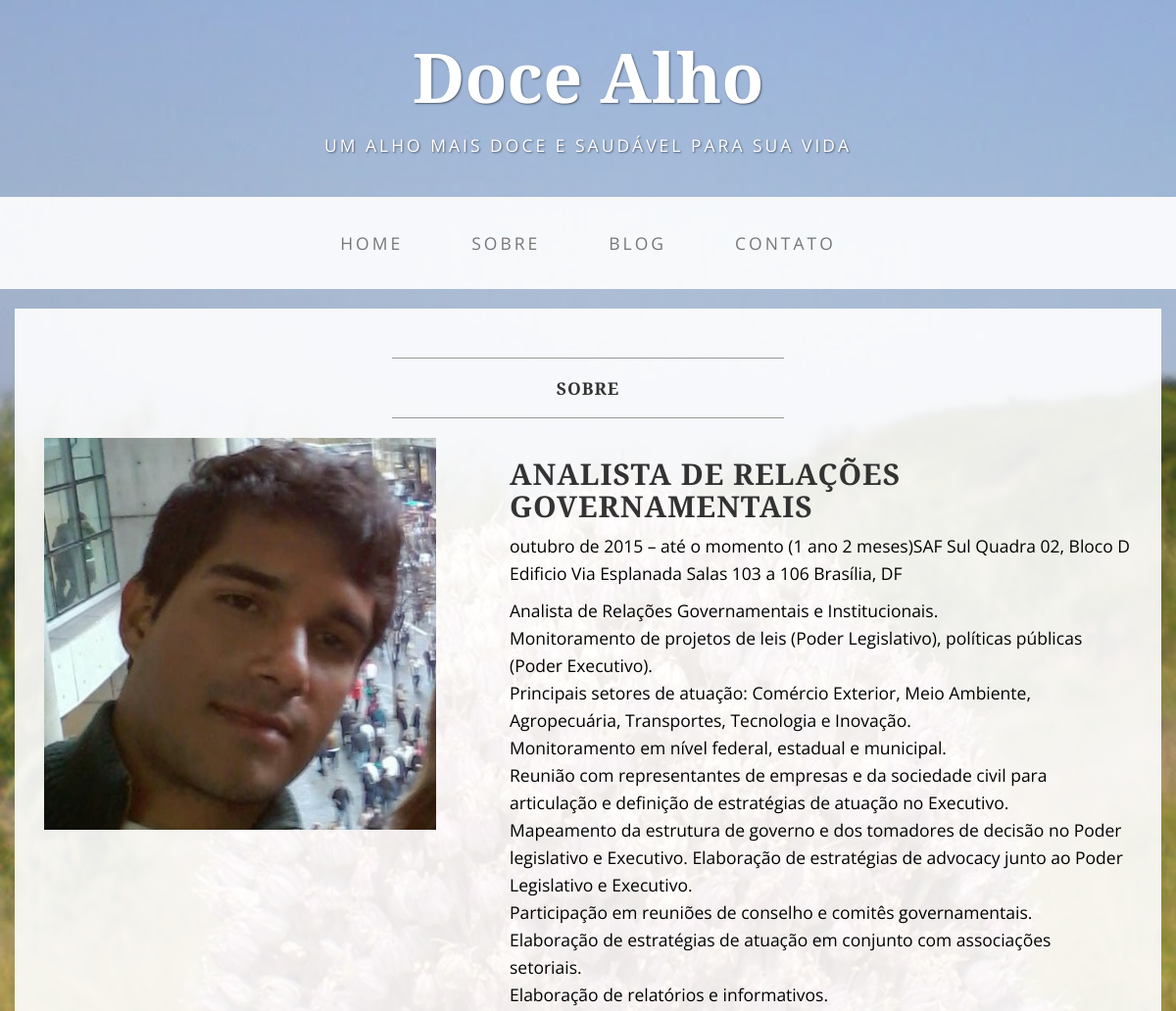
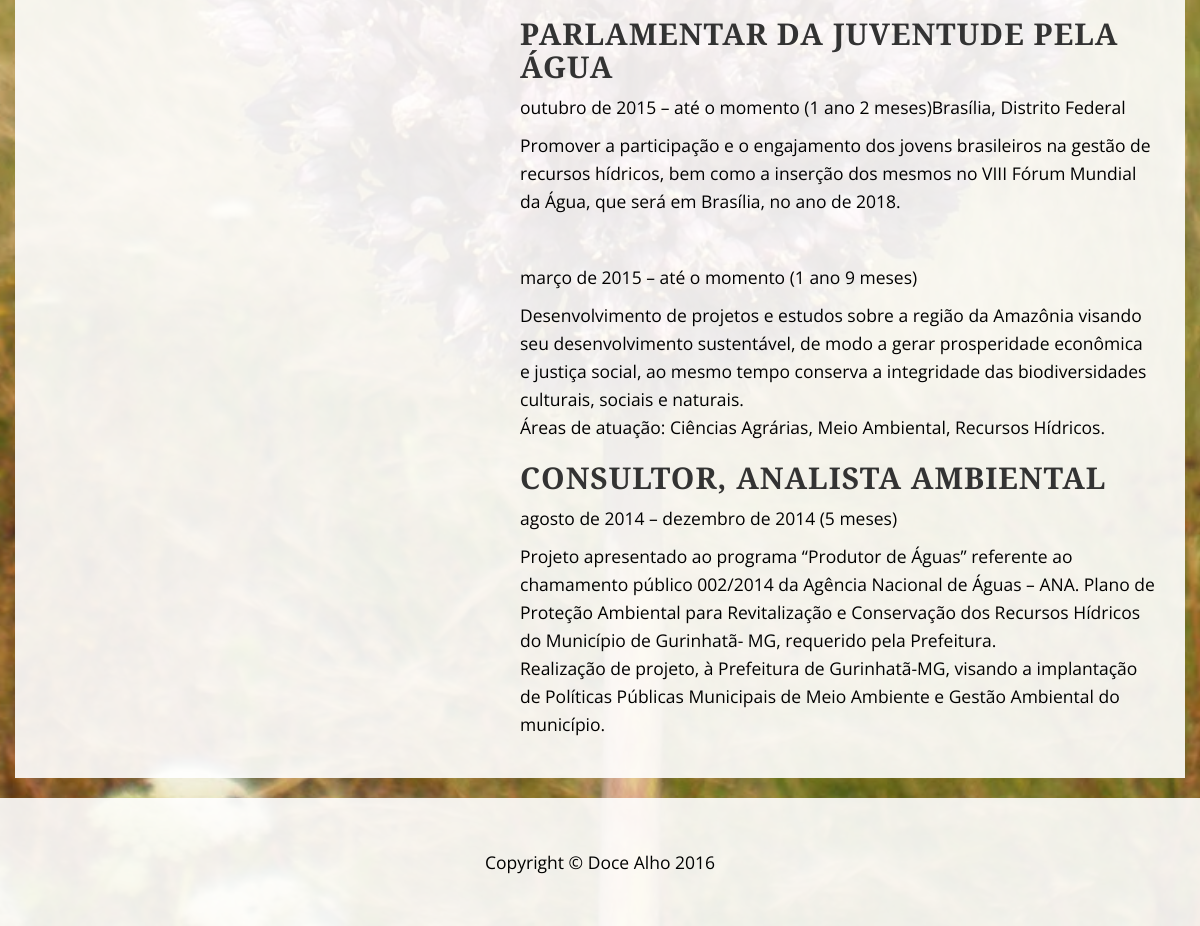
Screenshot of /sobre with the database file from the repository (2 pictures, top to bottom).
### core/models.py (models this page shows)
class About(models.Model):
    photo = models.FileField()
    text = RichTextField()

### core/views.py (the view)
# urls.py: url(r'^sobre$', views.AboutView.as_view(), name='sobre'),
class AboutView(generic.ListView):
    template_name = 'core/about.html'
    context_object_name = 'all_abouts'
    def get_queryset(self):
        return About.objects.all()

### core/templates/core/about.html
{% extends 'core/base.html' %}
{% load static %}
{% block content %}
    <div class="container">
        <div class="row">
                <div class="box">
                    <div class="col-lg-12">
                        <hr>
                        <h2 class="intro-text text-center">
                            <strong>Sobre</strong>
                        </h2>
                        <hr>
                    </div>
                    {% for about in all_abouts %}
                        <div class="col-md-5">
                            <img class="img-responsive img-border-left img-full-blog" src="{{ about.photo.url }}">
                        </div>
                        <div class="col-md-7">
                           <form>{{ about.text|safe }}</form>
                        </div>
                    {% endfor %}
                    <div class="clearfix"></div>
                </div>
            </div>
    </div>
{% endblock content %}

### core/static/core/css/teste.css (style rules this page uses)
body { font-family: "Open Sans","Helvetica Neue",Helvetica,Arial,sans-serif; background: url('../images/background.JPG') no-repeat center center fixed; -webkit-background-size: cover; -moz-background-size: cover; background-size: cover; -o-background-size: cover; }
h1, h2, h3, h4, h5, h6 { text-transform: uppercase; font-family: "Josefin Slab","Helvetica Neue",Helvetica,Arial,sans-serif; font-weight: 700; letter-spacing: 1px; }
p { font-size: 1.25em; line-height: 1.6; color: #000; }
hr { max-width: 400px; border-color: #999999; }
.img-full-blog { max-width: 100%; height: 400px; }
.box { margin-bottom: 20px; padding: 30px 15px; background: #fff; background: rgba(255,255,255,0.9); }
.intro-text { text-transform: uppercase; font-size: 1.25em; font-weight: 400; letter-spacing: 1px; }
@media screen and (min-width:1200px) { .box:after { content: ''; display: table; clear: both; } }

### rows the page displays
About: photo (picture), text "ANALISTA DE RELAÇÕES GOVERNAMENTAIS outubro de 2015 – até o momento (1 ano 2 meses)SAF Sul Quadra 02, Bloco D Edificio Via Esplanada Salas 103 a 106 Brasília, DF Analista de Relações Governamentais e Institucionais. Monitoramento de projetos de leis (Poder Legislativo), políticas públicas (Poder Executivo). Principais setores de atuação: Comércio Exterior, Meio Ambiente, Agropecuária, Transportes, Tecnologia e Inovação. Monitoramento em nível federal, estadual e municipal. Reunião com representantes de empresas e da sociedade civil para articulação e definição de estratégias de atuação no Executivo. Mapeamento da estrutura de governo e dos tomadores de decisão no Poder legislativo e…"
